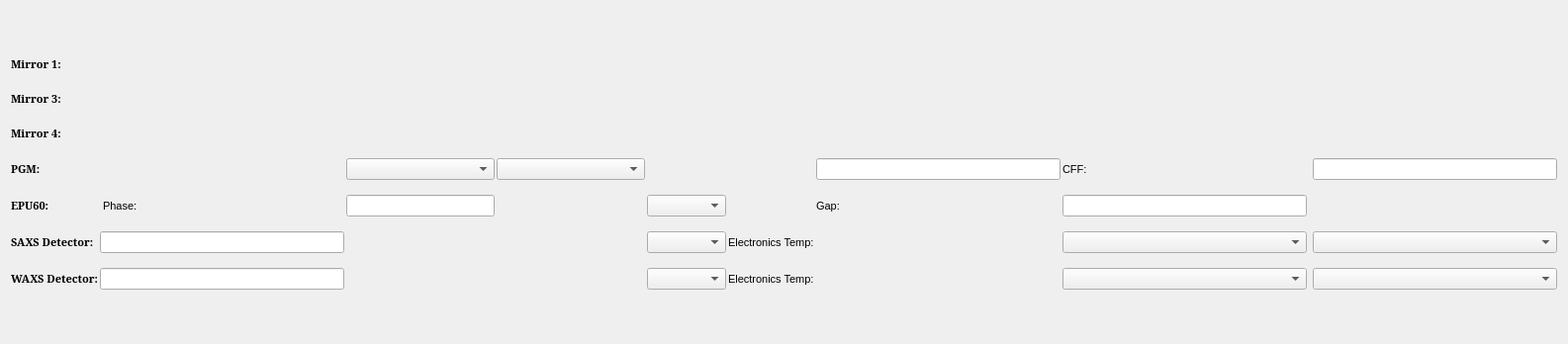
         <widget class="QWidget" name="scrollAreaWidgetContents_2">
          <property name="geometry">
           <rect>
            <x>0</x>
            <y>0</y>
            <width>1585</width>
            <height>348</height>
           </rect>
          </property>
          <layout class="QVBoxLayout" name="verticalLayout_7">
           <item>
            <layout class="QGridLayout" name="gridLayout_2" rowstretch="0,0,0,0,0,0,0" columnstretch="0,0,0,0,0,0,0,0,0,0,0,0">
             <property name="horizontalSpacing">
              <number>2</number>
             </property>
             <property name="verticalSpacing">
              <number>15</number>
             </property>
             <item row="5" column="4">
              <widget class="PyDMLabel" name="PyDMLabel_9">
               <property name="sizePolicy">
                <sizepolicy hsizetype="Minimum" vsizetype="Preferred">
                 <horstretch>0</horstretch>
                 <verstretch>0</verstretch>
                </sizepolicy>
               </property>
               <property name="minimumSize">
                <size>
                 <width>150</width>
                 <height>0</height>
                </size>
               </property>
               <property name="toolTip">
                <string/>
               </property>
               <property name="showUnits" stdset="0">
                <bool>true</bool>
               </property>
               <property name="alarmSensitiveContent" stdset="0">
                <bool>false</bool>
               </property>
               <property name="channel" stdset="0">
                <string>ca://XF:07ID1-ES:1{GE:1}cam1:TemperatureActual</string>
               </property>
              </widget>
             </item>
             <item row="6" column="6">
              <widget class="QLabel" name="label_12">
               <property name="sizePolicy">
                <sizepolicy hsizetype="Minimum" vsizetype="Preferred">
                 <horstretch>0</horstretch>
                 <verstretch>0</verstretch>
                </sizepolicy>
               </property>
               <property name="font">
                <font>
                 <pointsize>8</pointsize>
                </font>
               </property>
               <property name="text">
                <string>Electronics Temp:</string>
               </property>
              </widget>
             </item>
             <item row="3" column="8">
              <widget class="QLabel" name="label_5">
               <property name="font">
                <font>
                 <pointsize>8</pointsize>
                </font>
               </property>
               <property name="text">
                <string>CFF:</string>
               </property>
              </widget>
             </item>
             <item row="3" column="0">
              <widget class="QLabel" name="label_13">
               <property name="font">
                <font>
                 <family>Garamond</family>
                 <pointsize>8</pointsize>
                 <weight>75</weight>
                 <italic>false</italic>
                 <bold>true</bold>
                 <underline>false</underline>
                 <stylestrategy>PreferAntialias</stylestrategy>
                 <kerning>false</kerning>
                </font>
               </property>
               <property name="text">
                <string>PGM:</string>
               </property>
              </widget>
             </item>
             <item row="4" column="8">
              <widget class="PyDMLineEdit" name="PyDMLineEdit_4">
               <property name="minimumSize">
                <size>
                 <width>120</width>
                 <height>0</height>
                </size>
               </property>
               <property name="toolTip">
                <string/>
               </property>
               <property name="channel" stdset="0">
                <string>ca://SR:C07-ID:G1A{SST1:1-Ax:Gap}-Mtr-SP</string>
               </property>
              </widget>
             </item>
             <item row="5" column="6">
              <widget class="QLabel" name="label_11">
               <property name="sizePolicy">
                <sizepolicy hsizetype="Minimum" vsizetype="Preferred">
                 <horstretch>0</horstretch>
                 <verstretch>0</verstretch>
                </sizepolicy>
               </property>
               <property name="font">
                <font>
                 <pointsize>8</pointsize>
                </font>
               </property>
               <property name="text">
                <string>Electronics Temp:</string>
               </property>
              </widget>
             </item>
             <item row="6" column="3">
              <widget class="PyDMLabel" name="PyDMLabel_8">
               <property name="sizePolicy">
                <sizepolicy hsizetype="Minimum" vsizetype="Preferred">
                 <horstretch>0</horstretch>
                 <verstretch>0</verstretch>
                </sizepolicy>
               </property>
               <property name="minimumSize">
                <size>
                 <width>150</width>
                 <height>0</height>
                </size>
               </property>
               <property name="toolTip">
                <string/>
               </property>
               <property name="alarmSensitiveContent" stdset="0">
                <bool>false</bool>
               </property>
               <property name="channel" stdset="0">
                <string>ca://XF:07ID1-ES:1{GE:2}cam1:Temperature_RBV</string>
               </property>
              </widget>
             </item>
             <item row="5" column="3">
              <widget class="PyDMLabel" name="PyDMLabel_7">
               <property name="sizePolicy">
                <sizepolicy hsizetype="Minimum" vsizetype="Preferred">
                 <horstretch>0</horstretch>
                 <verstretch>0</verstretch>
                </sizepolicy>
               </property>
               <property name="minimumSize">
                <size>
                 <width>150</width>
                 <height>0</height>
                </size>
               </property>
               <property name="toolTip">
                <string/>
               </property>
               <property name="alarmSensitiveContent" stdset="0">
                <bool>false</bool>
               </property>
               <property name="channel" stdset="0">
                <string>ca://XF:07ID1-ES:1{GE:1}cam1:Temperature_RBV</string>
               </property>
              </widget>
             </item>
             <item row="6" column="4">
              <widget class="PyDMLabel" name="PyDMLabel_10">
               <property name="sizePolicy">
                <sizepolicy hsizetype="Minimum" vsizetype="Preferred">
                 <horstretch>0</horstretch>
                 <verstretch>0</verstretch>
                </sizepolicy>
               </property>
               <property name="minimumSize">
                <size>
                 <width>150</width>
                 <height>0</height>
                </size>
               </property>
               <property name="toolTip">
                <string/>
               </property>
               <property name="showUnits" stdset="0">
                <bool>true</bool>
               </property>
               <property name="alarmSensitiveContent" stdset="0">
                <bool>false</bool>
               </property>
               <property name="channel" stdset="0">
                <string>ca://XF:07ID1-ES:1{GE:2}cam1:TemperatureActual</string>
               </property>
              </widget>
             </item>
             <item row="6" column="7">
              <widget class="PyDMLabel" name="PyDMLabel_12">
               <property name="toolTip">
                <string/>
               </property>
               <property name="showUnits" stdset="0">
                <bool>true</bool>
               </property>
               <property name="alarmSensitiveContent" stdset="0">
                <bool>false</bool>
               </property>
               <property name="channel" stdset="0">
                <string>ca://XF:07ID1-ES:1{GE:2}cam1:GreatEyesHotSideTemp</string>
               </property>
              </widget>
             </item>
             <item row="4" column="0">
              <widget class="QLabel" name="label_6">
               <property name="font">
                <font>
                 <family>Garamond</family>
                 <pointsize>8</pointsize>
                 <weight>75</weight>
                 <bold>true</bold>
                </font>
               </property>
               <property name="text">
                <string>EPU60:</string>
               </property>
              </widget>
             </item>
             <item row="6" column="2">
              <widget class="PyDMLineEdit" name="PyDMLineEdit_6">
               <property name="toolTip">
                <string/>
               </property>
               <property name="channel" stdset="0">
                <string>ca://XF:07ID1-ES:1{GE:2}cam1:Temperature</string>
               </property>
              </widget>
             </item>
             <item row="4" column="2">
              <widget class="QLabel" name="label_14">
               <property name="font">
                <font>
                 <pointsize>8</pointsize>
                </font>
               </property>
               <property name="text">
                <string> Phase:</string>
               </property>
              </widget>
             </item>
             <item row="0" column="0">
              <widget class="QLabel" name="label_17">
               <property name="font">
                <font>
                 <family>Garamond</family>
                 <pointsize>8</pointsize>
                 <weight>75</weight>
                 <bold>true</bold>
                </font>
               </property>
               <property name="text">
                <string>Mirror 1:</string>
               </property>
              </widget>
             </item>
             <item row="1" column="2" colspan="10">
              <widget class="PyDMEmbeddedDisplay" name="PyDMEmbeddedDisplay_4">
               <property name="maximumSize">
                <size>
                 <width>16777215</width>
                 <height>20</height>
                </size>
               </property>
               <property name="toolTip">
                <string/>
               </property>
               <property name="macros" stdset="0">
                <string>{&quot;MIR&quot;:&quot;XF:07ID1-OP{Mir:M3ABC-Ax:&quot;}</string>
               </property>
               <property name="filename" stdset="0">
                <string>mirror.ui</string>
               </property>
              </widget>
             </item>
             <item row="5" column="2">
              <widget class="PyDMLineEdit" name="PyDMLineEdit_5">
               <property name="toolTip">
                <string/>
               </property>
               <property name="showUnits" stdset="0">
                <bool>false</bool>
               </property>
               <property name="channel" stdset="0">
                <string>ca://XF:07ID1-ES:1{GE:1}cam1:Temperature</string>
               </property>
              </widget>
             </item>
             <item row="6" column="5">
              <widget class="PyDMEnumComboBox" name="PyDMEnumComboBox_5">
               <property name="minimumSize">
                <size>
                 <width>80</width>
                 <height>0</height>
                </size>
               </property>
               <property name="focusPolicy">
                <enum>Qt::StrongFocus</enum>
               </property>
               <property name="toolTip">
                <string/>
               </property>
               <property name="channel" stdset="0">
                <string>ca://XF:07ID1-ES:1{GE:2}cam1:GreatEyesEnableCooling</string>
               </property>
              </widget>
             </item>
             <item row="5" column="5">
              <widget class="PyDMEnumComboBox" name="PyDMEnumComboBox_4">
               <property name="minimumSize">
                <size>
                 <width>80</width>
                 <height>0</height>
                </size>
               </property>
               <property name="mouseTracking">
                <bool>false</bool>
               </property>
               <property name="tabletTracking">
                <bool>true</bool>
               </property>
               <property name="focusPolicy">
                <enum>Qt::StrongFocus</enum>
               </property>
               <property name="toolTip">
                <string/>
               </property>
               <property name="channel" stdset="0">
                <string>ca://XF:07ID1-ES:1{GE:1}cam1:GreatEyesEnableCooling</string>
               </property>
              </widget>
             </item>
             <item row="6" column="11">
              <widget class="PyDMEnumComboBox" name="PyDMEnumComboBox_9">
               <property name="minimumSize">
                <size>
                 <width>80</width>
                 <height>0</height>
                </size>
               </property>
               <property name="focusPolicy">
                <enum>Qt::StrongFocus</enum>
               </property>
               <property name="toolTip">
                <string/>
               </property>
               <property name="channel" stdset="0">
                <string>ca://XF:07ID1-ES:1{GE:2}cam1:GreatEyesReadoutDir</string>
               </property>
              </widget>
             </item>
             <item row="5" column="7">
              <widget class="PyDMLabel" name="PyDMLabel_11">
               <property name="toolTip">
                <string/>
               </property>
               <property name="showUnits" stdset="0">
                <bool>true</bool>
               </property>
               <property name="alarmSensitiveContent" stdset="0">
                <bool>false</bool>
               </property>
               <property name="channel" stdset="0">
                <string>ca://XF:07ID1-ES:1{GE:1}cam1:GreatEyesHotSideTemp</string>
               </property>
              </widget>
             </item>
             <item row="6" column="0">
              <widget class="QLabel" name="label_10">
               <property name="font">
                <font>
                 <family>Garamond</family>
                 <pointsize>8</pointsize>
                 <weight>75</weight>
                 <bold>true</bold>
                </font>
               </property>
               <property name="text">
                <string>WAXS Detector:</string>
               </property>
              </widget>
             </item>
             <item row="5" column="11">
              <widget class="PyDMEnumComboBox" name="PyDMEnumComboBox_7">
               <property name="minimumSize">
                <size>
                 <width>80</width>
                 <height>0</height>
                </size>
               </property>
               <property name="focusPolicy">
                <enum>Qt::StrongFocus</enum>
               </property>
               <property name="toolTip">
                <string/>
               </property>
               <property name="channel" stdset="0">
                <string>ca://XF:07ID1-ES:1{GE:1}cam1:GreatEyesReadoutDir</string>
               </property>
              </widget>
             </item>
             <item row="5" column="0">
              <widget class="QLabel" name="label_9">
               <property name="font">
                <font>
                 <family>Garamond</family>
                 <pointsize>8</pointsize>
                 <weight>75</weight>
                 <bold>true</bold>
                </font>
               </property>
               <property name="text">
                <string>SAXS Detector:</string>
               </property>
              </widget>
             </item>
             <item row="3" column="7">
              <widget class="PyDMLineEdit" name="PyDMLineEdit">
               <property name="minimumSize">
                <size>
                 <width>150</width>
                 <height>0</height>
                </size>
               </property>
               <property name="toolTip">
                <string/>
               </property>
               <property name="showUnits" stdset="0">
                <bool>true</bool>
               </property>
               <property name="channel" stdset="0">
                <string>ca://XF:07ID1-OP{Mono:PGM1-Ax::ENERGY_SP</string>
               </property>
              </widget>
             </item>
             <item row="4" column="5">
              <widget class="PyDMEnumComboBox" name="PyDMEnumComboBox_3">
               <property name="focusPolicy">
                <enum>Qt::StrongFocus</enum>
               </property>
               <property name="toolTip">
                <string/>
               </property>
               <property name="channel" stdset="0">
                <string>ca://SR:C07-ID:G1A{SST1:1-Ax:Phase}Phs:Mode-SP</string>
               </property>
              </widget>
             </item>
             <item row="5" column="8">
              <widget class="PyDMEnumComboBox" name="PyDMEnumComboBox_6">
               <property name="minimumSize">
                <size>
                 <width>80</width>
                 <height>0</height>
                </size>
               </property>
               <property name="focusPolicy">
                <enum>Qt::StrongFocus</enum>
               </property>
               <property name="toolTip">
                <string/>
               </property>
               <property name="channel" stdset="0">
                <string>ca://XF:07ID1-ES:1{GE:1}cam1:GreatEyesAdcSpeed</string>
               </property>
              </widget>
             </item>
             <item row="4" column="6">
              <widget class="PyDMLabel" name="PyDMLabel_6">
               <property name="sizePolicy">
                <sizepolicy hsizetype="Minimum" vsizetype="Preferred">
                 <horstretch>0</horstretch>
                 <verstretch>0</verstretch>
                </sizepolicy>
               </property>
               <property name="toolTip">
                <string/>
               </property>
               <property name="channel" stdset="0">
                <string>ca://SR:C07-ID:G1A{SST1:1-Ax:Phase}Phs:Mode-RB</string>
               </property>
              </widget>
             </item>
             <item row="3" column="6">
              <widget class="PyDMLabel" name="PyDMLabel">
               <property name="sizePolicy">
                <sizepolicy hsizetype="Minimum" vsizetype="Preferred">
                 <horstretch>0</horstretch>
                 <verstretch>0</verstretch>
                </sizepolicy>
               </property>
               <property name="toolTip">
                <string/>
               </property>
               <property name="showUnits" stdset="0">
                <bool>true</bool>
               </property>
               <property name="channel" stdset="0">
                <string>ca://XF:07ID1-OP{Mono:PGM1-Ax::ENERGY_MON</string>
               </property>
              </widget>
             </item>
             <item row="3" column="5">
              <widget class="PyDMLabel" name="PyDMLabel_3">
               <property name="toolTip">
                <string/>
               </property>
               <property name="showUnits" stdset="0">
                <bool>true</bool>
               </property>
               <property name="channel" stdset="0">
                <string>ca://XF:07ID1-OP{Mono:PGM1-Ax::VLS_B2.A</string>
               </property>
              </widget>
             </item>
             <item row="3" column="11">
              <widget class="PyDMLineEdit" name="PyDMLineEdit_2">
               <property name="toolTip">
                <string/>
               </property>
               <property name="text">
                <string/>
               </property>
               <property name="showUnits" stdset="0">
                <bool>true</bool>
               </property>
               <property name="channel" stdset="0">
                <string>ca://XF:07ID1-OP{Mono:PGM1-Ax::CFF_SP</string>
               </property>
              </widget>
             </item>
             <item row="4" column="7">
              <widget class="QLabel" name="label_7">
               <property name="font">
                <font>
                 <pointsize>8</pointsize>
                </font>
               </property>
               <property name="text">
                <string>Gap:</string>
               </property>
              </widget>
             </item>
             <item row="6" column="8">
              <widget class="PyDMEnumComboBox" name="PyDMEnumComboBox_8">
               <property name="minimumSize">
                <size>
                 <width>80</width>
                 <height>0</height>
                </size>
               </property>
               <property name="focusPolicy">
                <enum>Qt::StrongFocus</enum>
               </property>
               <property name="toolTip">
                <string/>
               </property>
               <property name="channel" stdset="0">
                <string>ca://XF:07ID1-ES:1{GE:2}cam1:GreatEyesAdcSpeed</string>
               </property>
              </widget>
             </item>
             <item row="4" column="11">
              <widget class="PyDMLabel" name="PyDMLabel_5">
               <property name="toolTip">
                <string/>
               </property>
               <property name="channel" stdset="0">
                <string>ca://SR:C07-ID:G1A{SST1:1-Ax:Gap}-Mtr.RBV</string>
               </property>
              </widget>
             </item>
             <item row="3" column="3">
              <widget class="PyDMEnumComboBox" name="PyDMEnumComboBox">
               <property name="sizePolicy">
                <sizepolicy hsizetype="Minimum" vsizetype="Fixed">
                 <horstretch>0</horstretch>
                 <verstretch>0</verstretch>
                </sizepolicy>
               </property>
               <property name="minimumSize">
                <size>
                 <width>150</width>
                 <height>0</height>
                </size>
               </property>
               <property name="focusPolicy">
                <enum>Qt::StrongFocus</enum>
               </property>
               <property name="toolTip">
                <string/>
               </property>
               <property name="sizeAdjustPolicy">
                <enum>QComboBox::AdjustToContents</enum>
               </property>
               <property name="minimumContentsLength">
                <number>12</number>
               </property>
               <property name="channel" stdset="0">
                <string>ca://XF:07ID1-OP{Mono:PGM1-Ax:GrtX}Mtr_TYPE_MON</string>
               </property>
               <property name="showUnits" stdset="0">
                <bool>true</bool>
               </property>
              </widget>
             </item>
             <item row="3" column="2">
              <widget class="PyDMLabel" name="PyDMLabel_2">
               <property name="minimumSize">
                <size>
                 <width>50</width>
                 <height>0</height>
                </size>
               </property>
               <property name="toolTip">
                <string/>
               </property>
               <property name="channel" stdset="0">
                <string>ca://XF:07ID1-OP{Mono:PGM1-Ax::ERDY_STS</string>
               </property>
              </widget>
             </item>
             <item row="4" column="4">
              <widget class="PyDMLabel" name="PyDMLabel_4">
               <property name="sizePolicy">
                <sizepolicy hsizetype="Minimum" vsizetype="Preferred">
                 <horstretch>0</horstretch>
                 <verstretch>0</verstretch>
                </sizepolicy>
               </property>
               <property name="minimumSize">
                <size>
                 <width>150</width>
                 <height>0</height>
                </size>
               </property>
               <property name="toolTip">
                <string/>
               </property>
               <property name="channel" stdset="0">
                <string>ca://SR:C07-ID:G1A{SST1:1-Ax:Phase}-Mtr.RBV</string>
               </property>
              </widget>
             </item>
             <item row="4" column="3">
              <widget class="PyDMLineEdit" name="PyDMLineEdit_3">
               <property name="sizePolicy">
                <sizepolicy hsizetype="Minimum" vsizetype="Fixed">
                 <horstretch>0</horstretch>
                 <verstretch>0</verstretch>
                </sizepolicy>
               </property>
               <property name="minimumSize">
                <size>
                 <width>150</width>
                 <height>0</height>
                </size>
               </property>
               <property name="toolTip">
                <string/>
               </property>
               <property name="channel" stdset="0">
                <string>ca://SR:C07-ID:G1A{SST1:1-Ax:Phase}-Mtr-SP</string>
               </property>
              </widget>
             </item>
             <item row="1" column="0">
              <widget class="QLabel" name="label_15">
               <property name="font">
                <font>
                 <family>Garamond</family>
                 <pointsize>8</pointsize>
                 <weight>75</weight>
                 <bold>true</bold>
                </font>
               </property>
               <property name="text">
                <string>Mirror 3:</string>
               </property>
              </widget>
             </item>
             <item row="0" column="2" colspan="10">
              <widget class="PyDMEmbeddedDisplay" name="PyDMEmbeddedDisplay_5">
               <property name="maximumSize">
                <size>
                 <width>16777215</width>
                 <height>20</height>
                </size>
               </property>
               <property name="toolTip">
                <string/>
               </property>
               <property name="macros" stdset="0">
                <string>{&quot;MIR&quot;:&quot;XF:07IDA-OP{Mir:M1-Ax:&quot;}</string>
               </property>
               <property name="filename" stdset="0">
                <string>mirror.ui</string>
               </property>
              </widget>
             </item>
             <item row="2" column="0">
              <widget class="QLabel" name="label_18">
               <property name="font">
                <font>
                 <family>Garamond</family>
                 <pointsize>8</pointsize>
                 <weight>75</weight>
                 <bold>true</bold>
                </font>
               </property>
               <property name="text">
                <string>Mirror 4:</string>
               </property>
              </widget>
             </item>
             <item row="2" column="2" colspan="10">
              <widget class="PyDMEmbeddedDisplay" name="PyDMEmbeddedDisplay_6">
               <property name="maximumSize">
                <size>
                 <width>16777215</width>
                 <height>20</height>
                </size>
               </property>
               <property name="toolTip">
                <string/>
               </property>
               <property name="macros" stdset="0">
                <string>{&quot;MIR&quot;:&quot;XF:07ID2-OP{Mir:M4CD-Ax:&quot;}</string>
               </property>
               <property name="filename" stdset="0">
                <string>mirror.ui</string>
               </property>
              </widget>
             </item>
             <item row="3" column="4">
              <widget class="PyDMEnumComboBox" name="PyDMEnumComboBox_2">
               <property name="sizePolicy">
                <sizepolicy hsizetype="Minimum" vsizetype="Fixed">
                 <horstretch>0</horstretch>
                 <verstretch>0</verstretch>
                </sizepolicy>
               </property>
               <property name="minimumSize">
                <size>
                 <width>150</width>
                 <height>0</height>
                </size>
               </property>
               <property name="focusPolicy">
                <enum>Qt::StrongFocus</enum>
               </property>
               <property name="toolTip">
                <string/>
               </property>
               <property name="sizeAdjustPolicy">
                <enum>QComboBox::AdjustToContents</enum>
               </property>
               <property name="minimumContentsLength">
                <number>12</number>
               </property>
               <property name="alarmSensitiveContent" stdset="0">
                <bool>true</bool>
               </property>
               <property name="channel" stdset="0">
                <string>ca://XF:07ID1-OP{Mono:PGM1-Ax:MirX}Mtr_TYPE_MON</string>
               </property>
               <property name="showUnits" stdset="0">
                <bool>true</bool>
               </property>
              </widget>
             </item>
            </layout>
           </item>
          </layout>
         </widget>
